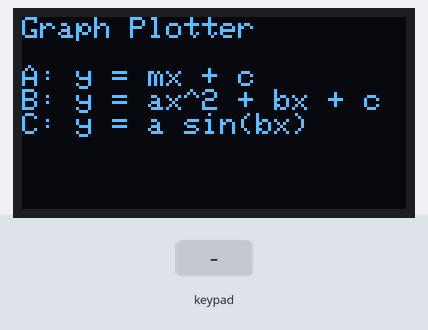
This sketch was run on a simulated ESP32. Shown: 128×64 one-colour display. The inputs (shaded band) are chosen by the test bench.

Above: at 1.2 s.
1.3 s: key 'A' pressed
At 1.7 s:
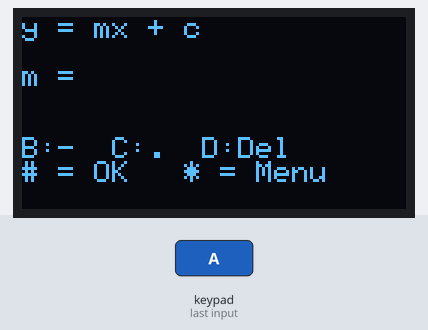
2.8 s: keypad keys 1 3 1 2 1 4 2 7 # pressed 0.4 s apart
At 5.3 s:
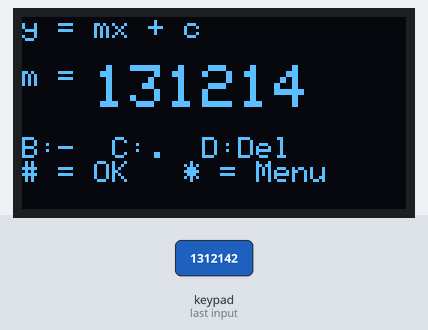
7.9 s: key '#' pressed
At 9.0 s:
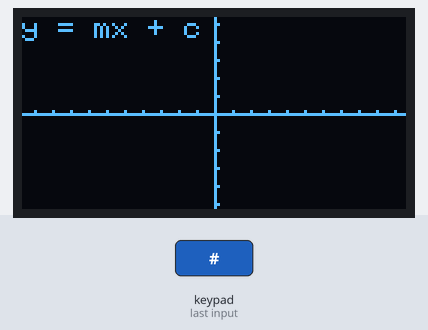
9.4 s: keypad keys 1 3 1 2 1 4 2 7 * pressed 0.4 s apart
At 13.8 s:
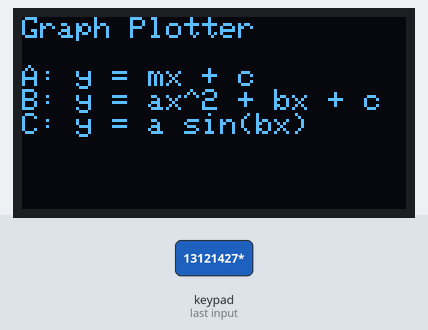
14.5 s: key 'B' pressed
At 15.1 s:
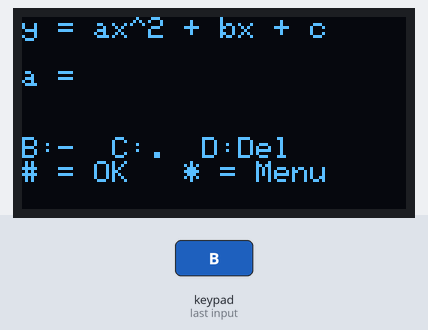
16.0 s: keypad keys 2 6 2 5 3 3 3 2 # pressed 0.4 s apart
At 19.9 s:
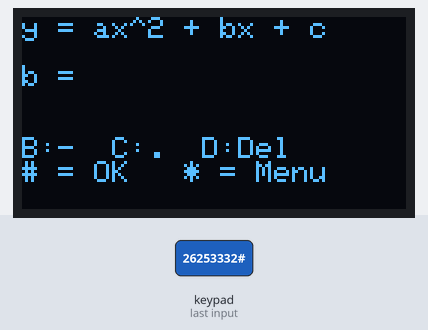
Timing chart, 0 to 21.4 s (numbered marks = the images above; inputs shaded):
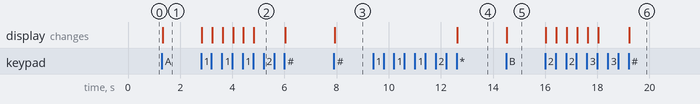

Measured:
- after the input at 1.3 s, the display: changes at once (image 1)
- after the input at 2.8 s, the display: first changes at once (image 2 shows a later state)
- after the input at 7.9 s, the display: changes at once (image 3)
- after the input at 9.4 s, the display: changes after 3.2 s (image 4)
- after the input at 14.5 s, the display: changes at once (image 5)
- after the input at 16.0 s, the display: first changes at once (image 6 shows a later state)

The sketch:

P11_Graph_Plotter.ino
```cpp
#include <Wire.h>
#include <Adafruit_GFX.h>
#include <Adafruit_SSD1306.h>
#include <Keypad.h>

#define SCREEN_WIDTH 128
#define SCREEN_HEIGHT 64
Adafruit_SSD1306 display(SCREEN_WIDTH, SCREEN_HEIGHT, &Wire, -1);

const byte ROWS = 4;
const byte COLS = 4;
char keys[ROWS][COLS] = {
  {'1','2','3','A'},
  {'4','5','6','B'},
  {'7','8','9','C'},
  {'*','0','#','D'}
};
byte rowPins[ROWS] = {13, 12, 14, 27};
byte colPins[COLS] = {26, 25, 33, 32};
Keypad keypad = Keypad(makeKeymap(keys), rowPins, colPins, ROWS, COLS);

// ---------- NEW: GRAPH PLOTTER STATE ----------
// Three kinds of graph. Each needs 2 or 3 numbers (coefficients).
String formulaText[3] = {"y = mx + c", "y = ax^2 + bx + c", "y = a sin(bx)"};
String coefNames[3][3] = {{"m", "c", ""}, {"a", "b", "c"}, {"a", "b", ""}};
int coefCount[3] = {2, 3, 2};

int graphType = 0;        // 0 = line, 1 = quadratic, 2 = sine
double coef[3];           // the numbers the user types
int k = 0;                // which coefficient we are typing now
String currentInput = "";
int mode = 0;             // 0 = menu, 1 = typing numbers, 2 = showing graph
double scale = 6;         // pixels per 1 unit (zoom level)

void setup() {
  Serial.begin(115200);
  if (!display.begin(SSD1306_SWITCHCAPVCC, 0x3C)) {
    Serial.println("OLED not found");
    while (true);
  }
  display.setTextColor(SSD1306_WHITE);
  showScreen();
}

void loop() {
  char key = keypad.getKey();
  if (!key) return;

  if (key == '*') {                         // * = back to the menu
    mode = 0;
    showScreen();
    return;
  }

  if (mode == 0) {                          // choose a graph type
    if (key == 'A' || key == 'B' || key == 'C') {
      graphType = key - 'A';                // A -> 0, B -> 1, C -> 2
      k = 0;
      currentInput = "";
      mode = 1;
    }
  }
  else if (mode == 1) {                     // typing the numbers
    if (key >= '0' && key <= '9') {
      if (currentInput.length() < 6) currentInput += key;
    }
    else if (key == 'B') {                  // minus sign, only at the start
      if (currentInput.length() == 0) currentInput = "-";
    }
    else if (key == 'C') {                  // decimal point, only once
      if (currentInput.indexOf('.') == -1) currentInput += '.';
    }
    else if (key == 'D') {                  // delete
      if (currentInput.length() > 0) {
        currentInput.remove(currentInput.length() - 1);
      }
    }
    else if (key == '#') {                  // this number is finished
      coef[k] = currentInput.toDouble();
      currentInput = "";
      k++;
      if (k == coefCount[graphType]) {      // all numbers typed: draw!
        scale = 6;
        mode = 2;
      }
    }
  }
  else if (mode == 2) {                     // zoom
    if (key == 'A' && scale < 48) scale = scale * 2;     // zoom in
    if (key == 'B' && scale > 1.5) scale = scale / 2;    // zoom out
  }
  showScreen();
}

// The maths: y for any x
double f(double x) {
  if (graphType == 0) return coef[0] * x + coef[1];
  if (graphType == 1) return coef[0] * x * x + coef[1] * x + coef[2];
  return coef[0] * sin(coef[1] * x);
}

// Maths coordinates -> screen pixels.  (0,0) is in the centre.
int toScreenX(double x) { return 64 + round(x * scale); }
int toScreenY(double y) {
  double py = 32 - y * scale;               // screen y grows DOWNWARDS
  if (py < -1000) py = -1000;               // keep huge values in a safe range
  if (py > 1000) py = 1000;
  return round(py);
}

void drawGraph() {
  display.clearDisplay();

  // axes
  display.drawLine(0, 32, 127, 32, SSD1306_WHITE);     // x-axis
  display.drawLine(64, 0, 64, 63, SSD1306_WHITE);      // y-axis

  // a small tick mark at every whole number, if they are not too close
  if (scale >= 4) {
    for (int i = -20; i <= 20; i++) {
      display.drawPixel(toScreenX(i), 31, SSD1306_WHITE);
      display.drawPixel(65, toScreenY(i), SSD1306_WHITE);
    }
  }

  // the curve: one point for every column of pixels, joined by lines
  int prevX = 0;
  int prevY = toScreenY(f((0 - 64) / scale));
  for (int px = 1; px < 128; px++) {
    double x = (px - 64) / scale;           // screen column -> maths x
    int py = toScreenY(f(x));
    display.drawLine(prevX, prevY, px, py, SSD1306_WHITE);
    prevX = px;
    prevY = py;
  }

  // label
  display.setTextSize(1);
  display.setCursor(0, 0);
  display.println(formulaText[graphType]);
  display.display();
}

void showScreen() {
  if (mode == 2) {
    drawGraph();
    return;
  }
  display.clearDisplay();
  display.setTextSize(1);
  display.setCursor(0, 0);
  if (mode == 0) {
    display.println("Graph Plotter");
    display.println("");
    display.println("A: y = mx + c");
    display.println("B: y = ax^2 + bx + c");
    display.println("C: y = a sin(bx)");
  }
  else if (mode == 1) {
    display.println(formulaText[graphType]);
    display.println("");
    display.print(coefNames[graphType][k]);
    display.print(" = ");
    display.setTextSize(2);
    display.println(currentInput);
    display.setTextSize(1);
    display.println("");
    display.println("B:-  C:.  D:Del");
    display.println("# = OK   * = Menu");
  }
  display.display();
}
```
